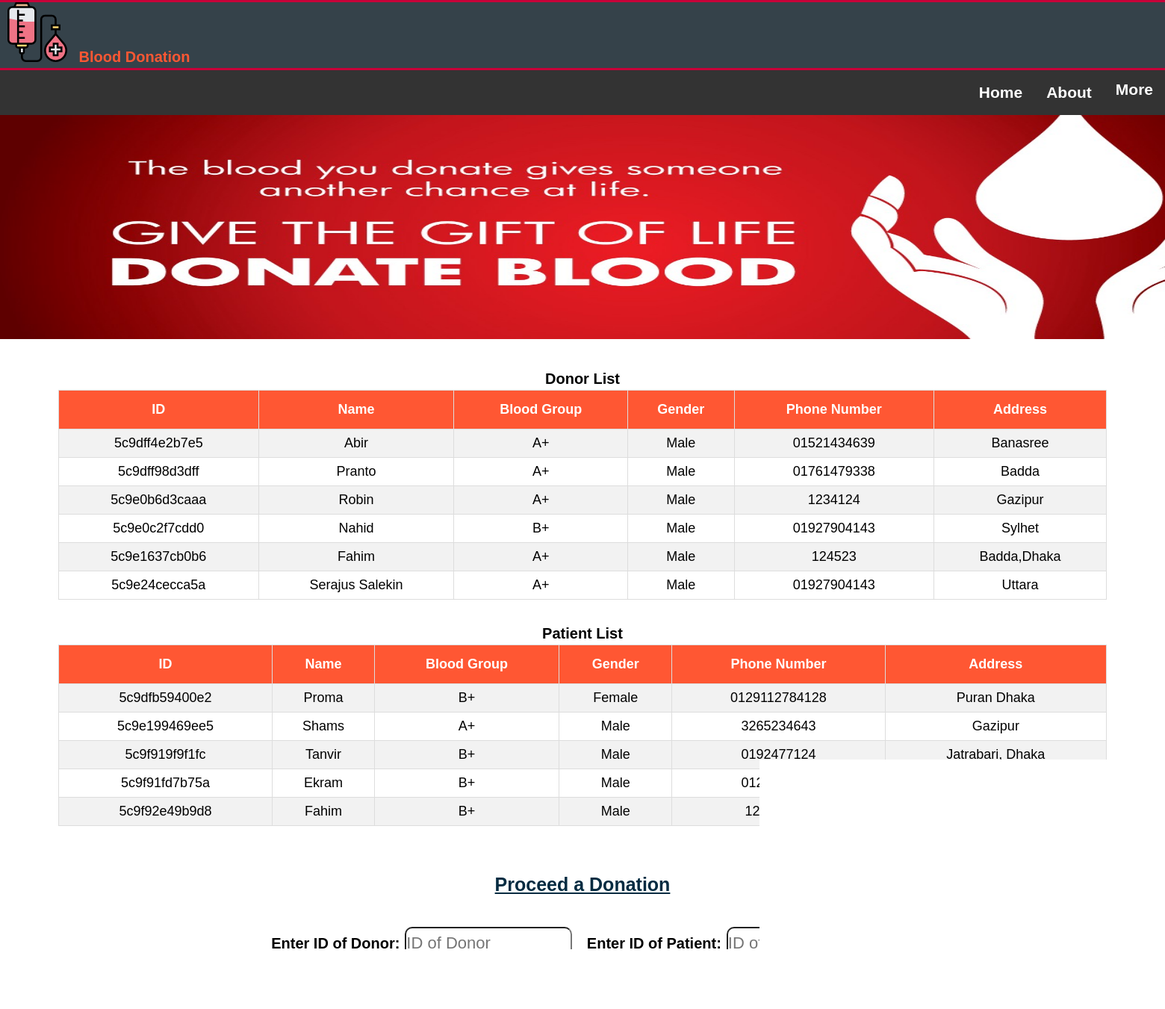
The app's page /donation.php with its own data.
### tables this page shows
CREATE TABLE `donor` (
  `id` varchar(20) NOT NULL,
  `name` varchar(30) DEFAULT NULL,
  `bgroup` varchar(10) DEFAULT NULL,
  `gender` varchar(10) DEFAULT NULL,
  `age` int(5) DEFAULT NULL,
  `weight` float DEFAULT NULL,
  `date` date DEFAULT NULL,
  `number` varchar(11) DEFAULT NULL,
  `address` varchar(40) DEFAULT NULL
);

CREATE TABLE `patient` (
  `id` varchar(20) NOT NULL,
  `name` text NOT NULL,
  `bgroup` varchar(5) NOT NULL,
  `gender` text NOT NULL,
  `age` int(5) NOT NULL,
  `weight` float NOT NULL,
  `number` varchar(20) NOT NULL,
  `address` varchar(40) NOT NULL
);

### donation.php (the view, shortened to what this page needs)
<?php
include('header/header.php');
include('header/navadmin.php');
include('header/connection.php');
?>
<!DOCTYPE html>
<html>
<head>
</head>
<body>
	<br>
<h1 align="center">Donor List</h1>
<table id="customers" style="margin: 0px auto;">
  <tr>
		<th>ID</th>
    <th>Name</th>
    <th>Blood Group</th>
    <th>Gender</th>
		<th>Phone Number</th>
		<th>Address</th>
  </tr>
	<?php
$q=$db->query("SELECT * FROM donor");
while ($p=$q->fetch(PDO::FETCH_OBJ)) {
	?>
  <tr>
    <?php
        $d=$p->date;
        $current=date("Y/m/d");
        $month=((strtotime($current) - strtotime($d))/60/60/24)/30;
    if($month>=3.0) {
      ?>
      <td><?= $p->id; ?></td>
      <td><?= $p->name; ?></td>
      <td><?= $p->bgroup; ?></td>
      <td><?= $p->gender; ?></td>
      <td><?= $p->number; ?></td>
      <td><?= $p->address; ?></td>
    <?php
    }
    ?>
  </tr>
	<?php
}
	 ?>
</table>
<br>
<h1 align="center">Patient List</h1>
<table id="customers" style="margin: 0px auto;">
<tr>
  <th>ID</th>
  <th>Name</th>
  <th>Blood Group</th>
  <th>Gender</th>
  <th>Phone Number</th>
  <th>Address</th>
</tr>
<?php
$q=$db->query("SELECT * FROM patient");
while ($p=$q->fetch(PDO::FETCH_OBJ)) {
?>
<tr>
  <td><?= $p->id; ?></td>
  <td><?= $p->name; ?></td>
  <td><?= $p->bgroup; ?></td>
  <td><?= $p->gender; ?></td>
  <td><?= $p->number; ?></td>
  <td><?= $p->address; ?></td>
</tr>
<?php
}
 ?>
</table>
<br></br>
<div class="type">
  <label style="color: #032B41"><u>Proceed a Donation</u></label>
  <br><br>
<form class="" action="" method="post">
    <label style="font-size:20px">Enter ID of Donor:</label>
  <input type="text" name="did" placeholder="ID of Donor" style="font-size: 22px; width: 220px; height: 40px; border-radius: 10px;">
  &nbsp;<label style="font-size:20px">  Enter ID of Patient:</label>
  <input type="text" name="pid" placeholder="ID of Patient" style="font-size: 22px; width: 220px; height: 40px; border-radius: 10px;">
<br>
    <input name="sub" type="submit" value="Proceed" style="font-weight:bold;font-size: 12px; width: 90px; height: 35px;border-radius:10px;background-color:#F9054B;font-size:18px;">
<br></br>
  </form>
</div>
</body>
</html>

### header/header.php (shortened to what this page needs)
<!DOCTYPE html>
<html lang="en" dir="ltr">
  <head>
    <link rel="stylesheet" href="./css/style.css">
  </head>
  <body>
<header>
      <h1><img src="img/blood-donation.svg" alt="" WIDTH=100 HEIGHT=80/>   Blood Donation</h1>
</header>
</body>
</html>

### header/navadmin.php (shortened to what this page needs)
<!DOCTYPE html>
<html>
<head>
</head>
<body>
<div class="navbar">
  <div class="dropdown">
    <button class="dropbtn">More
    </button>
  </div>
  <a href="about.php">About</a>
  <a href="home.php">Home</a>
</div>
<div class="image">
<img src="img/show.png" alt="" WIDTH=1800 HEIGHT=300/>
</div>
</body>
</html>

### css/style.css (style rules this page uses)
body { font: 20px/1.5 Arial, Helvetica,sans-serif; padding: 0; margin: 5; background-color: inherit; }
* { margin: 0px; padding: 0px; }
header { background: #35424a; color: #FF5733; padding-top: 0; padding-bottom: 0; border-bottom: #C70039 3px solid; border-top: #C70039 3px solid }
.type { text-align: center; font-size: 25px; font-weight: bold; border-radius: 10px; }

### header/navadmin.php (style rules this page uses)
body { font-family: Arial, Helvetica, sans-serif; }
.navbar { overflow: hidden; background-color: #333; }
.navbar a { float: right; font-size: 21px; color: white; text-align: center; padding: 14px 16px; text-decoration: none; font-weight: bold; }
.dropdown { float: right; overflow: hidden; font-size: 21px; font-weight: bold; }
.dropdown .dropbtn { font-size: 21px; font-weight: bold; border: none; outline: none; color: white; padding: 14px 16px; background-color: inherit; font-family: inherit; margin: 0; }

### donation.php (style rules this page uses)
#customers { font-family: "Trebuchet MS", Arial, Helvetica, sans-serif; border-collapse: collapse; width: 90%; margin: 0px; text-align: center; font-size: 18px; }
#customers td, #customers th { border: 1px solid #ddd; padding: 5px; }
#customers tr:nth-child(even) { background-color: #f2f2f2; }
#customers th { padding-top: 12px; padding-bottom: 12px; text-align: center; background-color: #FF5733; color: white; }
h1 { font-size: 20px; }

### records on screen
donor: id "5c9dff4e2b7e5", name "Abir", bgroup "A+", gender "Male", number "01521434639", address "Banasree"
donor: id "5c9dff98d3dff", name "Pranto", bgroup "A+", gender "Male", number "01761479338", address "Badda"
donor: id "5c9e0b6d3caaa", name "Robin", bgroup "A+", gender "Male", number "1234124", address "Gazipur"
donor: id "5c9e0c2f7cdd0", name "Nahid", bgroup "B+", gender "Male", number "01927904143", address "Sylhet"
donor: id "5c9e1637cb0b6", name "Fahim", bgroup "A+", gender "Male", number "124523", address "Badda,Dhaka"
donor: id "5c9e24cecca5a", name "Serajus Salekin", bgroup "A+", gender "Male", number "01927904143", address "Uttara"
patient: id "5c9dfb59400e2", name "Proma", bgroup "B+", gender "Female", number "0129112784128", address "Puran Dhaka"
patient: id "5c9e199469ee5", name "Shams", bgroup "A+", gender "Male", number "3265234643", address "Gazipur"
patient: id "5c9f919f9f1fc", name "Tanvir", bgroup "B+", gender "Male", number "0192477124", address "Jatrabari, Dhaka"
patient: id "5c9f91fd7b75a", name "Ekram", bgroup "B+", gender "Male", number "0124125325"
patient: id "5c9f92e49b9d8", name "Fahim", bgroup "B+", gender "Male", number "124532151"
